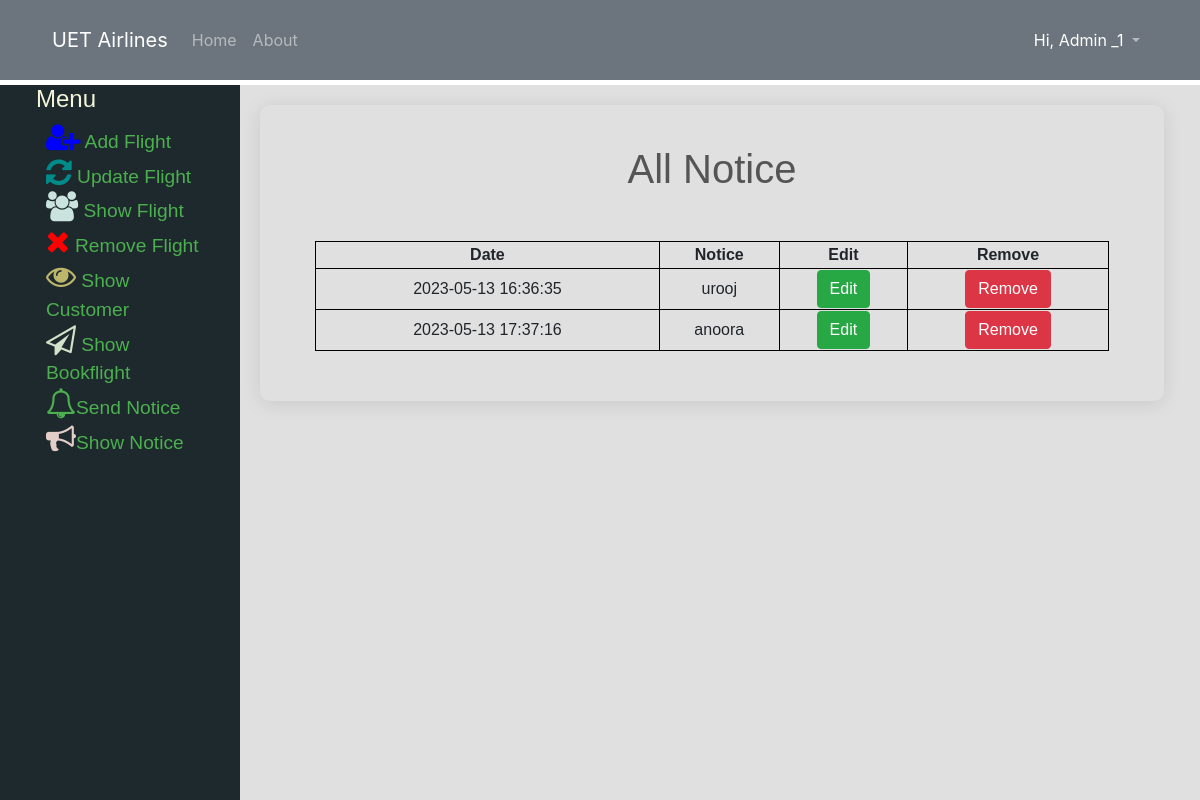
The app's page /showNotice.php (signed in) with its own data.
### tables this page shows
CREATE TABLE `users` (
  `userid` int(20) NOT NULL,
  `fname` varchar(11) NOT NULL,
  `lname` varchar(11) NOT NULL,
  `uname` varchar(11) NOT NULL,
  `email` varchar(30) NOT NULL,
  `phone` int(11) NOT NULL,
  `gender` varchar(11) NOT NULL,
  `bdate` date NOT NULL,
  `pass` varchar(11) NOT NULL,
  `utype` varchar(20) NOT NULL
);

CREATE TABLE `notice` (
  `id` int(10) NOT NULL,
  `ddate` varchar(25) NOT NULL,
  `notice` text NOT NULL,
  `ttype` varchar(20) NOT NULL
);

### database_connect.php (called while the page is built, shortened)
<?php
	 $serverName="localhost";
	 $userName="root";
	 $password="";
	 $dbName="airlinedb";
	function get($query)
	{
        $data=array();
		global $serverName,$userName,$password,$dbName;
		$conn = mysqli_connect( $serverName, $userName, $password, $dbName);
        $result=mysqli_query($conn,$query);
        if(mysqli_num_rows($result) > 0)
        {
            while($row = mysqli_fetch_assoc($result))
            {
                $entity=array();
                foreach($row as $k=>$v)
                {
                    $entity[$k] = $row[$k];
                }
                $data[] = $entity;
            }
        }
		return $data;
	}
	function getU($query)
	{
		global $serverName;
		global $userName;
		global $password;
		global $dbName;
		$conn = mysqli_connect( $serverName, $userName, $password, $dbName);
		$result=mysqli_query($conn,$query);
		return $result;
	}
?>

### navbarController.php (called while the page is built, shortened)
<?php
    require_once '../../models/database_connect.php';
    $name3=$_SESSION['loggedinuser'];
    $query ="SELECT fname, lname FROM users WHERE uname='$name3'";
    $userName = getU($query);
    if(mysqli_num_rows($userName) > 0)
    {
        while($rows = mysqli_fetch_assoc($userName))
        {
            $name= $rows["fname"];
            $name1= $rows["lname"];
        }
    }
?>

### showNoticeController.php (called while the page is built, shortened)
<?php
require_once '../../models/database_connect.php';
    function getAllNotice()
	{
		$query ="SELECT * FROM notice";
		$notice = get($query);
		return $notice;
    }
?>

### showNotice.php (the view, shortened to what this page needs)
<?php
require_once '../../controllers/admin/showNoticeController.php';
$notices = getAllNotice();
?>
<!DOCTYPE html>
<html lang="en">
<head>
    <link
      rel="stylesheet"
      href="https://maxcdn.bootstrapcdn.com/bootstrap/4.4.1/css/bootstrap.min.css"
    />
    <link
      rel="stylesheet"
      href="https://cdnjs.cloudflare.com/ajax/libs/font-awesome/4.7.0/css/font-awesome.min.css"
    />
    <link rel="stylesheet" href="css/showFlight.css" />
</head>
<body>
<?php require_once 'navbar.php';?>
<section id="admin-menu">
<?php include "adminMenu.php"; ?>
  <div class="split-right">
    <div>
      <div class="search p-l-55 p-r-55 p-t-65 p-b-50">
        <span class="search-form-title">All Notice</span>
              <br />
              <br />
        <table class="search-table" style="width: 100%">
                <thead class="search-table">
                  <tr>
                    <th class="search-table">Date</th>
                    <th class="search-table">Notice</th>
                    <th class="search-table">Edit</th>
                    <th class="search-table">Remove</th>
                  </tr>
                </thead>
                <tbody>
                <?php
				foreach($notices as $notice)
				{
				echo "<tr>";
				echo '<td class="search-table">'.$notice["ddate"].'</td>';
				echo '<td class="search-table">'.$notice["notice"].'</td>';
                echo '<td class="search-table"><a href="nUpdate.php?id='.$notice["id"].'" class="btn btn-success">Edit</a></td>';
                echo '<td class="search-table"><a href="nRemove.php?id='.$notice["id"].'" class="btn btn-danger">Remove</a></td>';
                echo "</tr>";
				}
			?>
                </tbody>
              </table>
      </div>
    </div>
  </div>
</section>
</body>
</html>

### navbar.php (shortened to what this page needs)
<?php
require_once '../../controllers/admin/navbarController.php';
?>
<html>
<body>
<section id="navbar">
      <div class="container-fluid">
        <nav class="navbar navbar-expand-sm bg-secondary navbar-dark">
          <a class="navbar-brand" href="../index.php"
            >UET Airlines</a
          >
          <ul class="navbar-nav">
            <li class="nav-item">
              <a class="nav-link" href="admin.php">Home</a>
            </li>
            <li class="nav-item">
              <a class="nav-link" href="#">About</a>
            </li>
          </ul>
          <div class="collapse navbar-collapse">
            <ul class="navbar-nav ml-auto">
              <li class="nav-item dropdown">
                <a
                  class="nav-link dropdown-toggle"
                  href="#"
                  id="navbardrop"
                  data-toggle="dropdown"
                >
                <span style="color: #fff">Hi, <?php echo $name." ".$name1; ?> </span>
                </a>
              </li>
            </ul>
          </div>
        </nav>
      </div>
    </section>
</body>
</html>

### showFlight.css (style rules this page uses)
#navbar { background-color: #6c757d; }
.container-fluid { padding: 1% 3%; }
#admin-menu { font-family: "Montserrat", sans-serif; }
.split-right { height: 100%; width: 80%; position: fixed; z-index: 1; overflow-x: hidden; padding-top: 20px; right: 0; background: rgb(224, 224, 224); font-family: "Montserrat", sans-serif; top: 85px; padding: 0% 3%; padding-left: 20px; }
.p-l-55 { padding-left: 55px; }
.p-r-55 { padding-right: 55px; }
.p-t-65 { padding-top: 40px; }
.p-b-50 { padding-bottom: 50px; }
.search { margin-top: 20px; width: 100%; background: rgb(224, 224, 224); border-radius: 10px; overflow: hidden; box-shadow: 0 3px 20px 0px rgba(0, 0, 0, 0.1); -moz-box-shadow: 0 3px 20px 0px rgba(0, 0, 0, 0.1); -webkit-box-shadow: 0 3px 20px 0px rgba(0, 0, 0, 0.1); -o-box-shadow: 0 3px 20px 0px rgba(0, 0, 0, 0.1); -ms-box-shadow: 0 3px 20px 0px rgba(0, 0, 0, 0.1); }
.search-form-title { display: block; font-family: "Montserrat", sans-serif; font-size: 40px; color: #555555; line-height: 1.2; text-align: center; }
.search-table { border: 1px solid black; border-collapse: collapse; text-align: center; }

### records on screen
users: fname "Admin", lname "_1"
notice: ddate "2023-05-13 16:36:35", notice "urooj"
notice: ddate "2023-05-13 17:37:16", notice "anoora"
